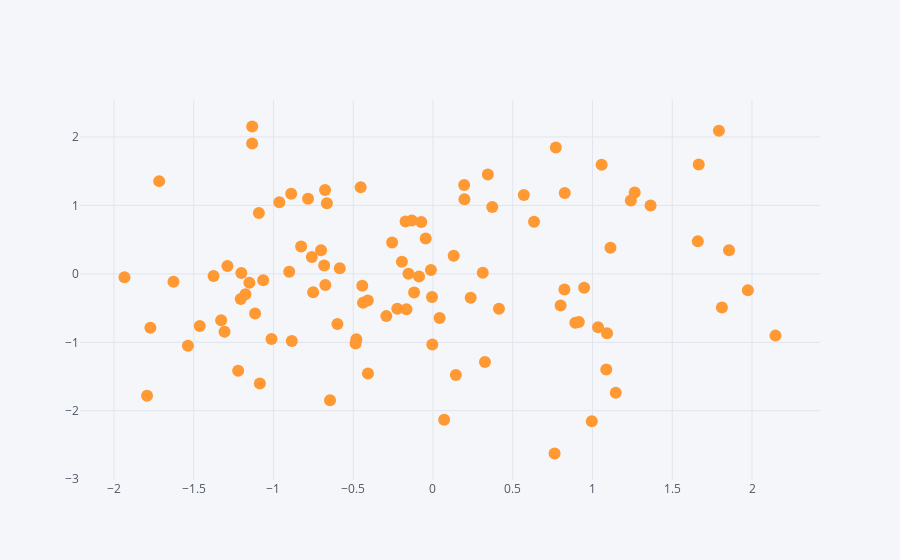

Source (notebook cell):
### Markdown cell above
## Scatter Plot

### Code cell
df.iplot(kind='scatter', x='A',y='B',mode='markers',size=20)
